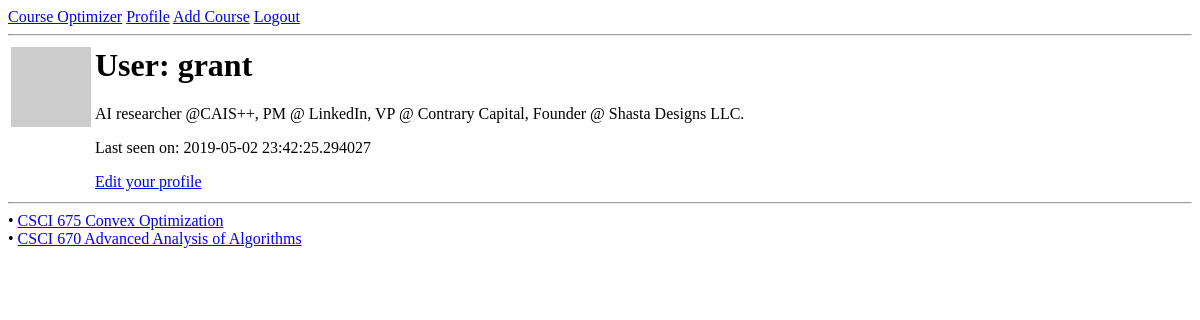
The app's page /user/grant (signed in), older data.
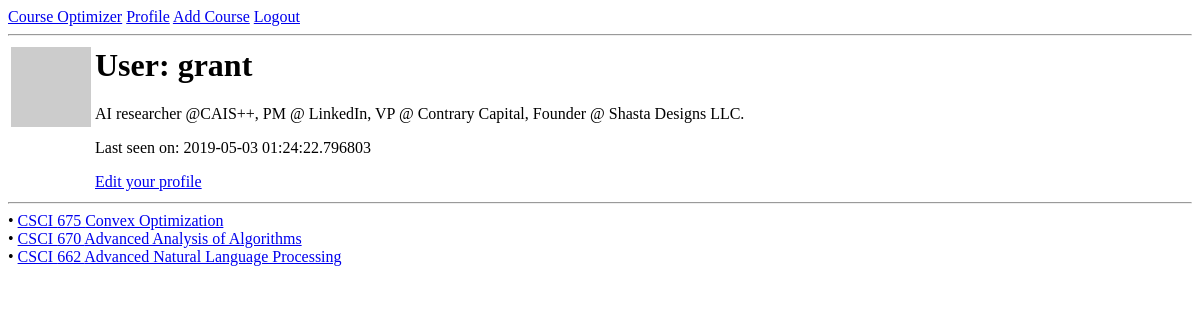
The same page, newer data.
### app/models.py (models this page shows, shortened)
class User(UserMixin, db.Model):
    id = db.Column(db.Integer, primary_key=True)
    username = db.Column(db.String(64), unique=True, nullable=False)
    email = db.Column(db.String(120), unique=True, nullable=False)
    password_hash = db.Column(db.String(128))
    courses = db.relationship('Course', backref='user', lazy='dynamic')
    about_me = db.Column(db.String(140))
    last_seen = db.Column(db.DateTime, default=datetime.utcnow)
    def avatar(self, size):
        digest = md5(self.email.lower().encode('utf-8')).hexdigest()
        return 'https://www.gravatar.com/avatar/{}?d=identicon&s={}'.format(
            digest, size)

class Course(db.Model):
    id = db.Column(db.Integer, primary_key=True)
    prefix = db.Column(db.String(8), nullable=False)
    number = db.Column(db.Integer, nullable=False)
    title = db.Column(db.String(100))
    description = db.Column(db.Text)
    units = db.Column(db.Integer)
    value = db.Column(db.Integer)
    user_id = db.Column(db.Integer, db.ForeignKey('user.id'), nullable=False)

### app/routes.py (the view)
@app.route('/user/<username>', methods=['GET', 'POST'])
@login_required
def user(username):
    user = User.query.filter_by(username=username).first_or_404()
    drop_form = DropCourseForm()
    val_form = UpdateCourseValForm()
    if drop_form.validate_on_submit() and 'drop_course' in request.form:
        course = user.courses.filter_by(id=request.form['drop_course_id']).one()
        db.session.delete(course)
        db.session.commit()
        flash('You dropped ' + course.title)
        return redirect('user/' + str(current_user.username))
    elif val_form.validate_on_submit() and 'value' in request.form:
        course = user.courses.filter_by(id=request.form['val_course_id']).one()
        course.value = val_form.value.data
        db.session.commit()
        flash('Course value has been updated.')
        return redirect(url_for('user', username=current_user.username))
    return render_template('user.html', user=user, drop_form=drop_form,
                           val_form=val_form)

### app/models.py (called while the page is built)
@login.user_loader
def load_user(id):
    return User.query.get(int(id))

### app/routes.py (called while the page is built)
@app.before_request
def before_request():
    if current_user.is_authenticated:
        current_user.last_seen = datetime.utcnow()
        db.session.commit()

### app/templates/user.html
{% extends "base.html" %}
{% block content %}
  <table>
    <tr valign="top">
      <td><img src="{{ user.avatar(128) }}"></td>
      <td>
        <h1>User: {{ user.username }}</h1>
        {% if user.about_me %}
          <p>{{ user.about_me }}</p>
        {% endif %}
        {% if user.last_seen %}
          <p>Last seen on: {{ user.last_seen }}</p>
        {% endif %}
        {% if user == current_user %}
          <p><a href="{{ url_for('edit_profile') }}">Edit your profile</a></p>
        {% endif %}
      </td>
    </tr>
  </table>
  <hr>
  {% if user.courses.first() == None %}
    <div><p>Add some courses!</p></div>
  {% else %}
    <div>
      {% for course in user.courses %}
        {% include '_small_course.html' %}
      {% endfor %}
    </div>
  {% endif %}
{% endblock %}

### app/templates/base.html (shortened to what this page needs)
<html>
    <head>
    </head>
    <body>
        <div>
            <a href="{{ url_for('index') }}">Course Optimizer</a>
            {% if current_user.is_anonymous %}
            <a href="{{ url_for('login') }}">Login</a>
            <a href="{{ url_for('register') }}">New Account</a>
            {% else %}
            <a href="{{ url_for('user', username=current_user.username) }}">Profile</a>
            <a href="{{ url_for('add_course') }}">Add Course</a>
            <a href="{{ url_for('logout') }}">Logout</a>
            {% endif %}
        </div>
        <hr>
        {% block content %}{% endblock %}
    </body>
</html>

### app/templates/_small_course.html (shortened to what this page needs)
<div class="course_container">
  <div class="course_title">
    •
    <a href="#" onclick="showCourse()">
      {{ course.prefix }} {{ course.number }} {{ course.title }}
    </a>
  </div>
</div>

Row changes from the older to the newer data that the page shows:
changed User "grant": last_seen "2019-05-02 23:42:25.294027" → "2019-05-03 01:24:22.796803"
added Course: prefix "CSCI", number "662", title "Advanced Natural Language Processing"
